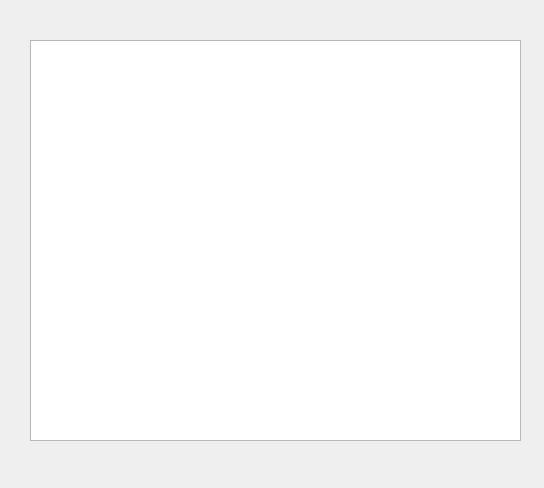
<?xml version="1.0" encoding="UTF-8"?>
<ui version="4.0">
 <class>Form</class>
 <widget class="QWidget" name="Form">
  <property name="geometry">
   <rect>
    <x>0</x>
    <y>0</y>
    <width>544</width>
    <height>488</height>
   </rect>
  </property>
  <property name="windowTitle">
   <string>Form</string>
  </property>
  <widget class="PyDMArchiverTimePlot" name="PyDMArchiverTimePlot">
   <property name="geometry">
    <rect>
     <x>30</x>
     <y>40</y>
     <width>491</width>
     <height>401</height>
    </rect>
   </property>
   <property name="toolTip">
    <string/>
   </property>
   <property name="yAxes">
    <stringlist>
     <string>{&quot;name&quot;: &quot;Axis 1&quot;, &quot;orientation&quot;: &quot;left&quot;, &quot;minRange&quot;: -1.0, &quot;maxRange&quot;: 1.0, &quot;autoRange&quot;: true}</string>
     <string>{&quot;name&quot;: &quot;Axis 2&quot;, &quot;orientation&quot;: &quot;left&quot;, &quot;minRange&quot;: -1.0, &quot;maxRange&quot;: 1.0, &quot;autoRange&quot;: true}</string>
    </stringlist>
   </property>
   <property name="curves">
    <stringlist>
     <string>{&quot;useArchiveData&quot;: true, &quot;channel&quot;: &quot;ca://ROOM:LI30:1:OUTSIDE_TEMP&quot;, &quot;name&quot;: &quot;Room Temperature&quot;, &quot;color&quot;: &quot;white&quot;, &quot;lineStyle&quot;: 1, &quot;lineWidth&quot;: 1, &quot;symbol&quot;: null, &quot;symbolSize&quot;: 10, &quot;yAxisName&quot;: &quot;Axis 1&quot;}</string>
     <string>{&quot;useArchiveData&quot;: true, &quot;channel&quot;: &quot;ca://VPIO:IN20:111:VRAW&quot;, &quot;name&quot;: &quot;Voltage&quot;, &quot;color&quot;: &quot;red&quot;, &quot;lineStyle&quot;: 1, &quot;lineWidth&quot;: 1, &quot;symbol&quot;: null, &quot;symbolSize&quot;: 10, &quot;yAxisName&quot;: &quot;Axis 2&quot;}</string>
    </stringlist>
   </property>
  </widget>
 </widget>
 <customwidgets>
  <customwidget>
   <class>PyDMArchiverTimePlot</class>
   <extends>QGraphicsView</extends>
   <header>pydm.widgets.archiver_time_plot</header>
  </customwidget>
 </customwidgets>
 <resources/>
 <connections/>
</ui>
